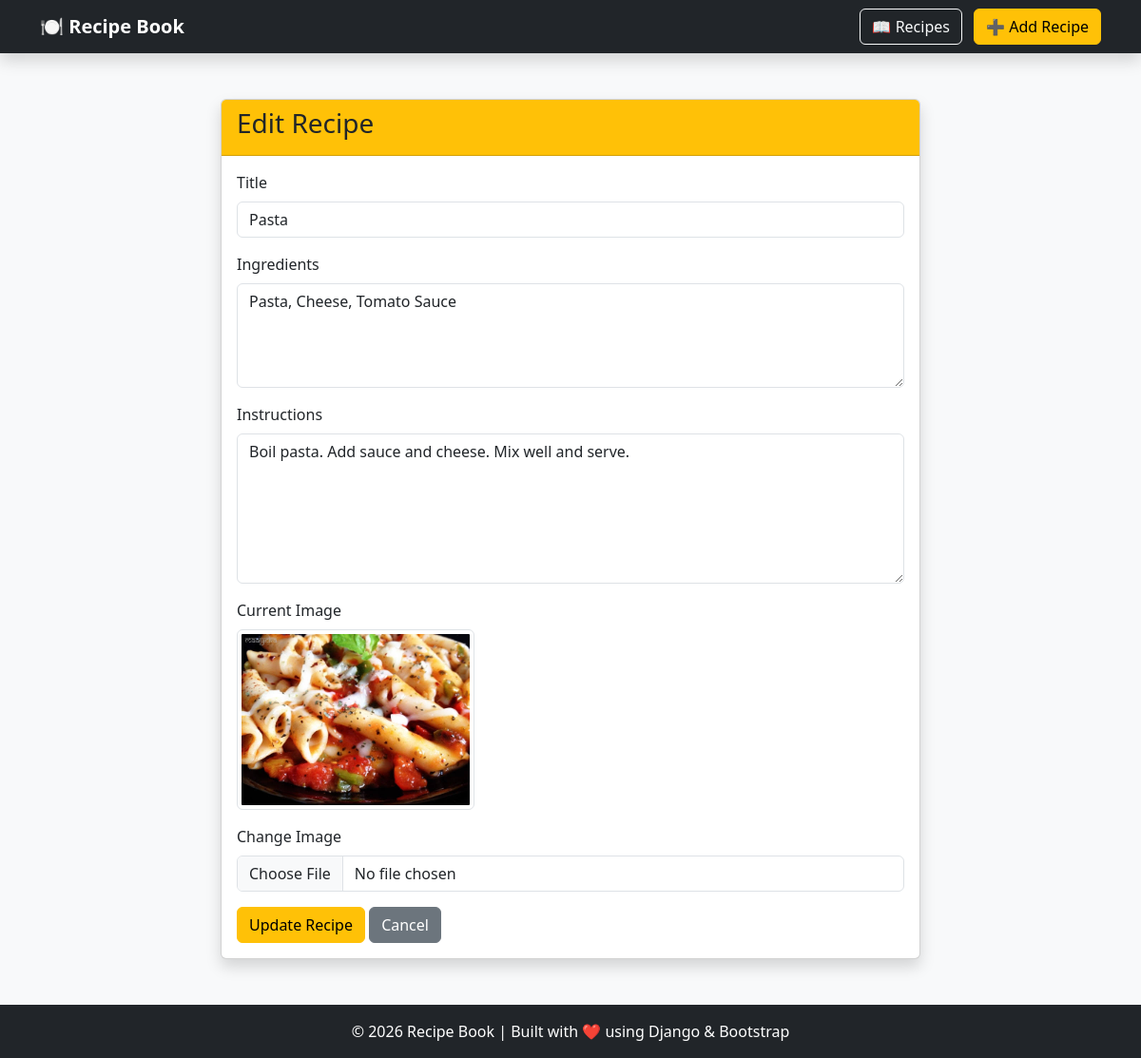
Screenshot of /edit-recipe/3/ with the database file from the repository.
### recipe/models.py (models this page shows, shortened)
class Recipe(models.Model):
    title = models.CharField(max_length=200)
    ingredients = models.TextField()
    instructions = models.TextField()
    image = models.ImageField(
        upload_to='recipes/',
        blank=True,
        null=True
     )

### recipe/views.py (the view, shortened to what this page needs)
# urls.py: path('edit-recipe/<int:recipe_id>/', views.edit_recipe, name='edit_recipe'),
def edit_recipe(request, recipe_id):
    recipe = Recipe.objects.get(id=recipe_id)
    return render(request, 'editrecipe.html', {
        'recipe': recipe
    })

### recipe/templates/editrecipe.html (shortened to what this page needs)
{% extends 'base.html' %}
{% block content %}
<div class="row justify-content-center">
    <div class="col-md-8">
        <div class="card shadow">
            <div class="card-header bg-warning">
                <h3>Edit Recipe</h3>
            </div>
            <div class="card-body">
                <form method="POST" enctype="multipart/form-data">
                    <div class="mb-3">
                        <label class="form-label">Title</label>
                        <input type="text"
                               name="title"
                               class="form-control"
                               value="{{ recipe.title }}">
                    </div>
                    <div class="mb-3">
                        <label class="form-label">Ingredients</label>
                        <textarea name="ingredients"
                                  class="form-control"
                                  rows="4">{{ recipe.ingredients }}</textarea>
                    </div>
                    <div class="mb-3">
                        <label class="form-label">Instructions</label>
                        <textarea name="instructions"
                                  class="form-control"
                                  rows="6">{{ recipe.instructions }}</textarea>
                    </div>
                    {% if recipe.image %}
                    <div class="mb-3">
                        <label class="form-label">Current Image</label><br>
                        <img src="{{ recipe.image.url }}"
                             alt="{{ recipe.title }}"
                             class="img-thumbnail"
                             style="max-width:250px;">
                    </div>
                    {% endif %}
                    <div class="mb-3">
                        <label class="form-label">Change Image</label>
                        <input type="file"
                               name="image"
                               class="form-control">
                    </div>
                    <button type="submit" class="btn btn-warning">
                        Update Recipe
                    </button>
                    <a href="{% url 'recipe_list' %}" class="btn btn-secondary">
                        Cancel
                    </a>
                </form>
            </div>
        </div>
    </div>
</div>
{% endblock %}

### rows the page displays
Recipe: title "Pasta", ingredients "Pasta, Cheese, Tomato Sauce", instructions "Boil pasta. Add sauce and cheese. Mix well and serve.", image (picture)
